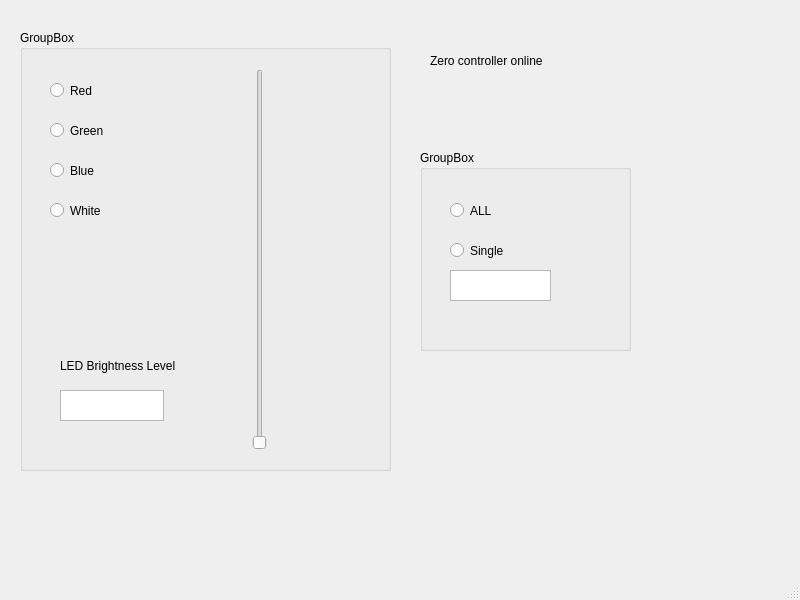
<?xml version="1.0" encoding="UTF-8"?>
<ui version="4.0">
 <class>MainWindow</class>
 <widget class="QMainWindow" name="MainWindow">
  <property name="geometry">
   <rect>
    <x>0</x>
    <y>0</y>
    <width>800</width>
    <height>600</height>
   </rect>
  </property>
  <property name="windowTitle">
   <string>LED_1111_Controller</string>
  </property>
  <widget class="QWidget" name="centralwidget">
   <widget class="QGroupBox" name="groupBox">
    <property name="geometry">
     <rect>
      <x>20</x>
      <y>30</y>
      <width>371</width>
      <height>441</height>
     </rect>
    </property>
    <property name="title">
     <string>GroupBox</string>
    </property>
    <widget class="QRadioButton" name="radioButton_color_red">
     <property name="geometry">
      <rect>
       <x>30</x>
       <y>50</y>
       <width>99</width>
       <height>21</height>
      </rect>
     </property>
     <property name="text">
      <string>Red</string>
     </property>
    </widget>
    <widget class="QRadioButton" name="radioButton_color_green">
     <property name="geometry">
      <rect>
       <x>30</x>
       <y>90</y>
       <width>99</width>
       <height>21</height>
      </rect>
     </property>
     <property name="text">
      <string>Green</string>
     </property>
    </widget>
    <widget class="QRadioButton" name="radioButton_color_blue">
     <property name="geometry">
      <rect>
       <x>30</x>
       <y>130</y>
       <width>99</width>
       <height>21</height>
      </rect>
     </property>
     <property name="text">
      <string>Blue</string>
     </property>
    </widget>
    <widget class="QRadioButton" name="radioButton_color_white">
     <property name="geometry">
      <rect>
       <x>30</x>
       <y>170</y>
       <width>99</width>
       <height>21</height>
      </rect>
     </property>
     <property name="text">
      <string>White</string>
     </property>
    </widget>
    <widget class="QSlider" name="verticalSlider">
     <property name="geometry">
      <rect>
       <x>230</x>
       <y>39</y>
       <width>20</width>
       <height>381</height>
      </rect>
     </property>
     <property name="orientation">
      <enum>Qt::Vertical</enum>
     </property>
    </widget>
    <widget class="QTextEdit" name="textEdit_ledbrilevel">
     <property name="geometry">
      <rect>
       <x>40</x>
       <y>360</y>
       <width>104</width>
       <height>31</height>
      </rect>
     </property>
    </widget>
    <widget class="QLabel" name="label_ledbrilevel">
     <property name="geometry">
      <rect>
       <x>40</x>
       <y>320</y>
       <width>141</width>
       <height>31</height>
      </rect>
     </property>
     <property name="text">
      <string>LED Brightness Level</string>
     </property>
    </widget>
   </widget>
   <widget class="QLabel" name="label_pico_num">
    <property name="geometry">
     <rect>
      <x>430</x>
      <y>50</y>
      <width>171</width>
      <height>21</height>
     </rect>
    </property>
    <property name="text">
     <string>Zero controller online</string>
    </property>
   </widget>
   <widget class="QGroupBox" name="groupBox_2">
    <property name="geometry">
     <rect>
      <x>420</x>
      <y>150</y>
      <width>211</width>
      <height>201</height>
     </rect>
    </property>
    <property name="title">
     <string>GroupBox</string>
    </property>
    <widget class="QRadioButton" name="radioButton_all">
     <property name="geometry">
      <rect>
       <x>30</x>
       <y>50</y>
       <width>99</width>
       <height>21</height>
      </rect>
     </property>
     <property name="text">
      <string>ALL</string>
     </property>
    </widget>
    <widget class="QRadioButton" name="radioButton_single">
     <property name="geometry">
      <rect>
       <x>30</x>
       <y>90</y>
       <width>99</width>
       <height>21</height>
      </rect>
     </property>
     <property name="text">
      <string>Single</string>
     </property>
    </widget>
    <widget class="QTextEdit" name="textEdit_led_single">
     <property name="geometry">
      <rect>
       <x>30</x>
       <y>120</y>
       <width>101</width>
       <height>31</height>
      </rect>
     </property>
    </widget>
   </widget>
  </widget>
  <widget class="QMenuBar" name="menubar">
   <property name="geometry">
    <rect>
     <x>0</x>
     <y>0</y>
     <width>800</width>
     <height>20</height>
    </rect>
   </property>
  </widget>
  <widget class="QStatusBar" name="statusbar"/>
 </widget>
 <resources/>
 <connections/>
</ui>
